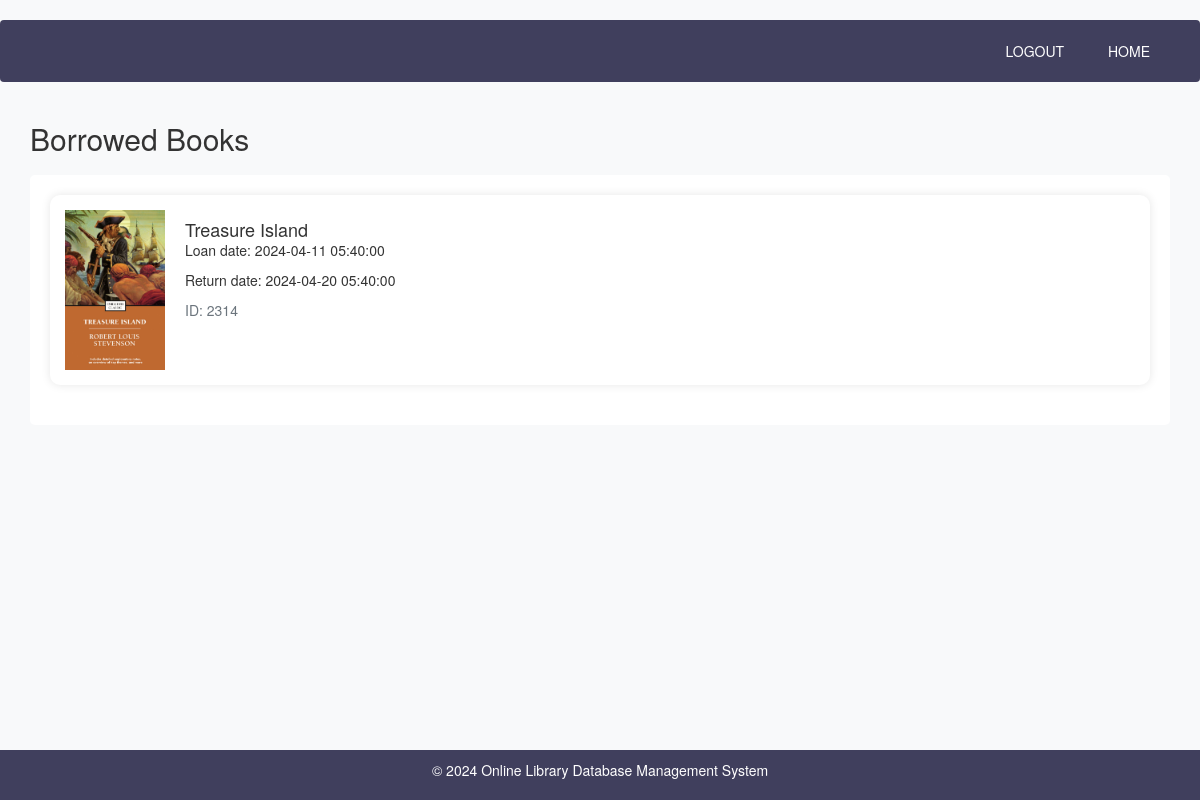
Page /includes/loan.php (signed in) on the committed database.
### tables this page shows
CREATE TABLE `loan` (
  `BookID` varchar(100) NOT NULL,
  `Cardno` int(100) NOT NULL,
  `BranchID` int(100) NOT NULL,
  `Loan date` timestamp NOT NULL DEFAULT current_timestamp(),
  `Return date` timestamp NULL DEFAULT NULL ON UPDATE current_timestamp()
);

CREATE TABLE `book` (
  `BookID` varchar(100) NOT NULL,
  `Genre` varchar(250) NOT NULL,
  `Title` varchar(100) NOT NULL,
  `AuthorName` varchar(250) NOT NULL,
  `PublisherName` varchar(100) NOT NULL,
  `bookIMG` varchar(100) NOT NULL,
  `BranchID` int(100) NOT NULL
);

### includes/loan.php (the view, shortened to what this page needs)
<?php
include('sqlconnect.php');
$user = $_SESSION['cardno'];
$sql = "SELECT book.*, loan.`Loan date`, loan.`Return date` FROM loan JOIN book ON loan.BookID = book.BookID WHERE loan.Cardno = '$user'";
$result = mysqli_query($con, $sql);
?>
<!DOCTYPE html>
<html lang="en">
<head>
  <link rel="stylesheet" href="assets/bootstrap.css">
  <link rel="stylesheet" href="assets/font-awesome.css">
</head>
<body>
  <nav class="navbar">
    <div class="container">
      <a class="<?php if($_SERVER["PHP_SELF"]=='index.php'){echo 'style-active';}?>" href="index.php">LOGOUT</a>
      <a class="<?php if($_SERVER["PHP_SELF"]=='dashboard.php'){echo 'style-active';}?>" href="dashboard.php">HOME</a>
    </div>
  </nav>
  <div class="container">
    <h2>Borrowed Books</h2>
    <div class="panel-body">
      <?php while ($row = mysqli_fetch_assoc($result)) { ?>
        <div class="book-card">
          <img src="bookimg/<?php echo htmlspecialchars($row['bookIMG']); ?>" alt="<?php echo htmlspecialchars($row['Title']); ?>">
          <div class="book-details">
            <h4 class="book-title"><?php echo htmlspecialchars($row['Title']); ?></h4>
            <p>Loan date: <?php echo htmlspecialchars($row['Loan date']); ?></p>
            <p>Return date: <?php echo htmlspecialchars($row['Return date']); ?></p>
            <p class="text-muted">ID: <?php echo htmlspecialchars($row['BookID']); ?></p>
          </div>
        </div>
      <?php } ?>
    </div>
  </div>
  <div class="footer">
    <p>&copy; 2024 Online Library Database Management System</p>
  </div>
</body>
</html>

### includes/loan.php (style rules this page uses)
body { padding-top: 20px; background-color: #f8f9fa; }
.navbar { background-color: #403F5D; padding: 10px 0; text-align: right; }
.navbar a { color: white; padding: 10px 20px; display: inline-block; text-decoration: none; }
.book-card { margin-bottom: 20px; padding: 15px; background: #fff; border-radius: 10px; box-shadow: 0 0 10px rgba(0,0,0,0.1); overflow: hidden; }
.book-card img { width: 100px; float: left; margin-right: 20px; }
.book-details { overflow: hidden; }
.book-title { margin: 0; padding-top: 10px; }
.text-muted { color: #6c757d!important; }
.panel-body { padding: 20px; background-color: #fff; border-radius: 5px; margin-top: 20px; }
.footer { background-color: #403F5D; color: white; text-align: center; padding: 10px; position: fixed; bottom: 0; width: 100%; }

### rows in the picture
loan: BookID.bookIMG (picture), BookID.Title "Treasure Island", Loan date "2024-04-11 05:40:00", Return date "2024-04-20 05:40:00", BookID.BookID "2314"
